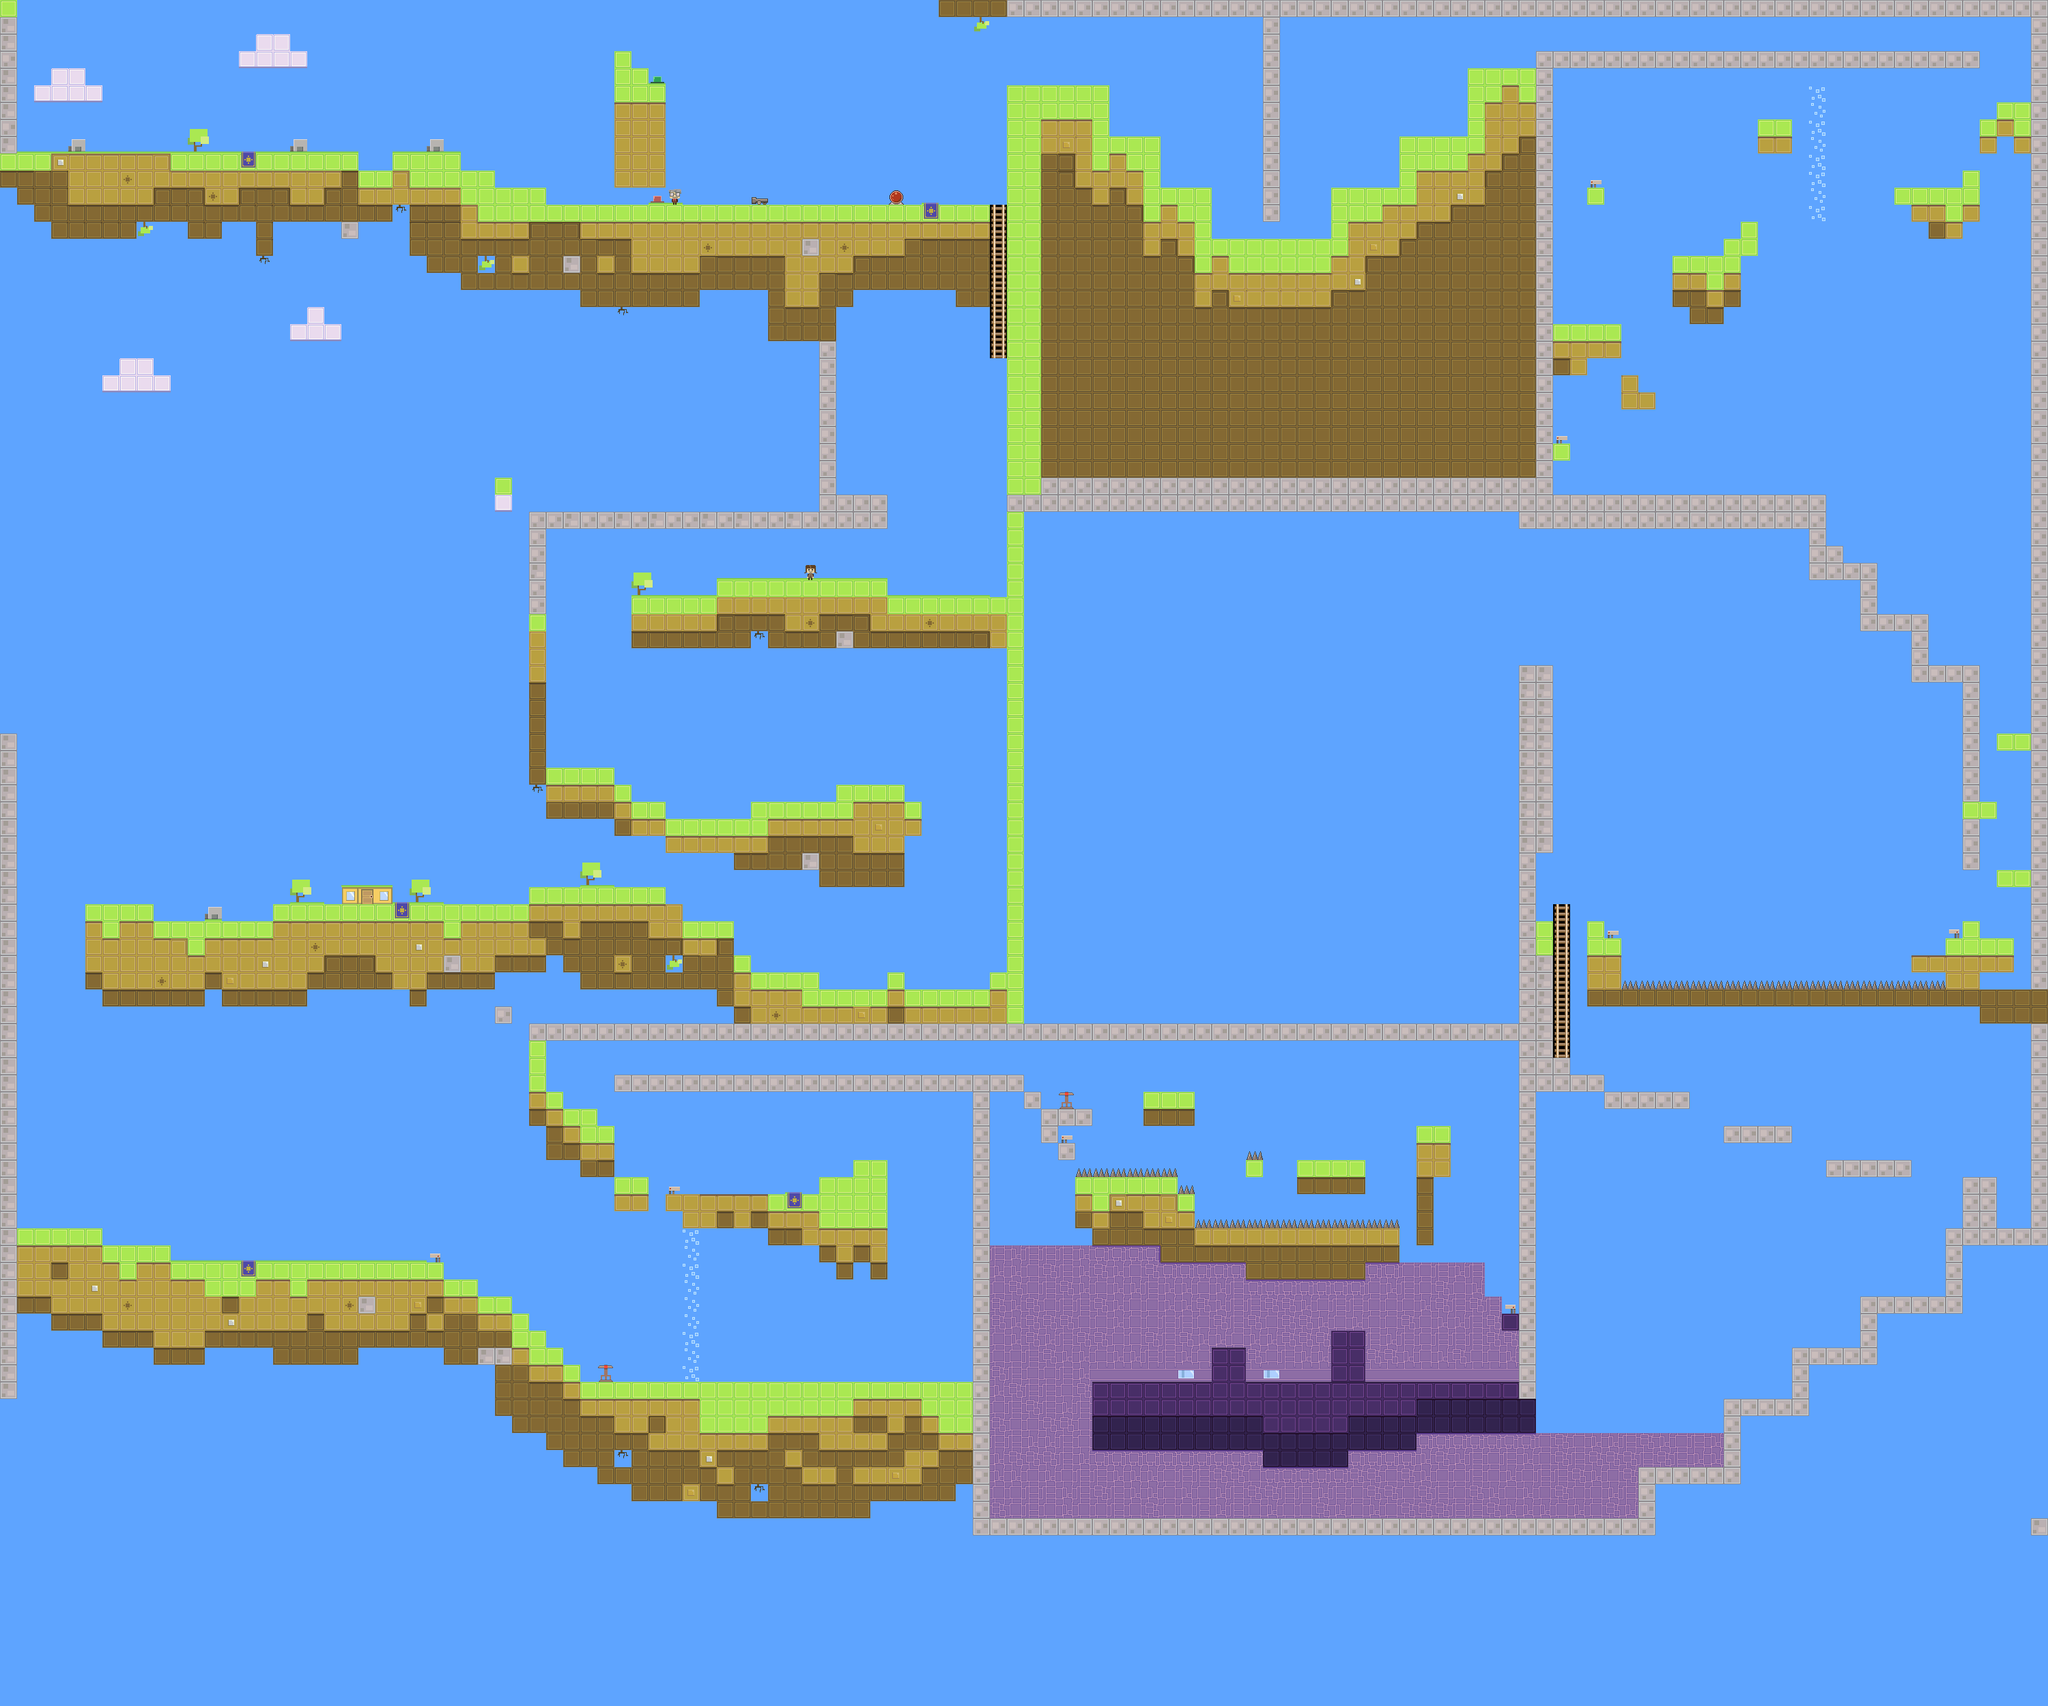

Tiled map render using the project's own tile images. Description and the map definition, with tile-layer contents summarised, below:
An orthogonal 120x100 tile map with 25x25 px tiles, 2 tile layers (nocollide, Map) and 106 objects.

<map version="1.0" orientation="orthogonal" width="120" height="100" tilewidth="25" tileheight="25">
 <tileset firstgid="1" name="ld27" tilewidth="25" tileheight="25">
  <image source="../images/ld27.png" width="500" height="300" />
 </tileset>
 <layer name="nocollide" width="120" height="100">
  <data>[12000 cells, 11982 non-empty, 39 distinct tile ids]</data>
 </layer>
 <layer name="Map" width="120" height="100">
  <data>[12000 cells, 2770 non-empty, 38 distinct tile ids]</data>
 </layer>
 <objectgroup name="ButtonOfDoom" width="120" height="100">
  <object gid="72" x="950" y="300" />
 </objectgroup>
 <objectgroup name="Professor" width="120" height="100">
  <object gid="73" x="975" y="300" />
 </objectgroup>
 <objectgroup name="NPC" width="120" height="100">
  <object gid="74" x="1175" y="850" />
 </objectgroup>
 <objectgroup name="Ladder" width="120" height="100">
  <object gid="50" x="1450" y="325" />
  <object gid="50" x="1450" y="350" />
  <object gid="50" x="1450" y="375" />
  <object gid="50" x="1450" y="400" />
  <object gid="50" x="1450" y="425" />
  <object gid="50" x="1450" y="450" />
  <object gid="50" x="1450" y="475" />
  <object gid="50" x="1450" y="500" />
  <object gid="50" x="1450" y="525" />
  <object gid="70" x="1350" y="2000" />
  <object gid="70" x="1350" y="1975" />
  <object gid="70" x="1350" y="1950" />
  <object gid="70" x="1350" y="1925" />
  <object gid="70" x="1350" y="1900" />
  <object gid="70" x="1350" y="1875" />
  <object gid="70" x="1350" y="1825" />
  <object gid="70" x="1350" y="1850" />
  <object gid="70" x="1350" y="1800" />
  <object gid="70" x="1350" y="1775" />
  <object gid="70" x="1350" y="1750" />
  <object gid="70" x="1350" y="1725" />
  <object gid="70" x="2275" y="1550" />
  <object gid="70" x="2275" y="1525" />
  <object gid="70" x="2275" y="1500" />
  <object gid="70" x="2275" y="1475" />
  <object gid="70" x="2275" y="1450" />
  <object gid="70" x="2275" y="1425" />
  <object gid="70" x="2275" y="1400" />
  <object gid="70" x="2275" y="1375" />
  <object gid="70" x="2275" y="1350" />
 </objectgroup>
 <objectgroup name="DoorJoke" width="120" height="100">
  <object gid="1" x="525" y="1325" />
 </objectgroup>
 <objectgroup name="Recharger" width="120" height="100">
  <object gid="130" x="1250" y="1150" />
  <object gid="130" x="75" y="1800" />
  <object gid="130" x="875" y="2025" />
  <object gid="130" x="1550" y="1625" />
  <object gid="130" x="2250" y="1350" />
  <object gid="130" x="2600" y="725" />
 </objectgroup>
 <objectgroup name="DeathLaser" width="120" height="100">
  <object gid="170" x="1100" y="300" />
 </objectgroup>
 <objectgroup name="ShooterLeft" width="120" height="100">
  <object gid="192" x="621" y="1857" />
  <object gid="192" x="2200" y="1925" />
  <object gid="192" x="2849" y="1378" />
 </objectgroup>
 <objectgroup name="NoEnergy" width="120" height="100">
  <object gid="190" x="1000" y="1825" />
  <object gid="190" x="1000" y="1850" />
  <object gid="190" x="1000" y="1875" />
  <object gid="190" x="1000" y="1900" />
  <object gid="190" x="1000" y="1925" />
  <object gid="190" x="1000" y="1950" />
  <object gid="190" x="1000" y="1975" />
  <object gid="190" x="1000" y="2000" />
  <object gid="190" x="1000" y="2025" />
  <object gid="190" x="2650" y="150" />
  <object gid="190" x="2650" y="175" />
  <object gid="190" x="2650" y="200" />
  <object gid="190" x="2650" y="225" />
  <object gid="190" x="2650" y="250" />
  <object gid="190" x="2650" y="275" />
  <object gid="190" x="2650" y="300" />
  <object gid="190" x="2650" y="325" />
 </objectgroup>
 <objectgroup name="ShooterRight" width="120" height="100">
  <object gid="193" x="975" y="1750" />
  <object gid="193" x="1550" y="1675" />
  <object gid="193" x="2350" y="1375" />
  <object gid="193" x="2275" y="650" />
  <object gid="193" x="2325" y="275" />
 </objectgroup>
 <objectgroup name="Spikes" width="120" height="100">
  <object gid="191" x="1575" y="1725" />
  <object gid="191" x="1600" y="1725" />
  <object gid="191" x="1625" y="1725" />
  <object gid="191" x="1650" y="1725" />
  <object gid="191" x="1675" y="1725" />
  <object gid="191" x="1700" y="1725" />
  <object gid="191" x="1725" y="1750" />
  <object gid="191" x="1825" y="1700" />
  <object gid="191" x="1750" y="1800" />
  <object gid="191" x="1775" y="1800" />
  <object gid="191" x="1800" y="1800" />
  <object gid="191" x="1825" y="1800" />
  <object gid="191" x="1850" y="1800" />
  <object gid="191" x="1875" y="1800" />
  <object gid="191" x="1900" y="1800" />
  <object gid="191" x="1925" y="1800" />
  <object gid="191" x="1950" y="1800" />
  <object gid="191" x="1975" y="1800" />
  <object gid="191" x="2000" y="1800" />
  <object gid="191" x="2025" y="1800" />
  <object gid="191" x="2375" y="1450" />
  <object gid="191" x="2400" y="1450" />
  <object gid="191" x="2425" y="1450" />
  <object gid="191" x="2450" y="1450" />
  <object gid="191" x="2475" y="1450" />
  <object gid="191" x="2500" y="1450" />
  <object gid="191" x="2550" y="1450" />
  <object gid="191" x="2525" y="1450" />
  <object gid="191" x="2575" y="1450" />
  <object gid="191" x="2600" y="1450" />
  <object gid="191" x="2625" y="1450" />
  <object gid="191" x="2650" y="1450" />
  <object gid="191" x="2675" y="1450" />
  <object gid="191" x="2700" y="1450" />
  <object gid="191" x="2725" y="1450" />
  <object gid="191" x="2750" y="1450" />
  <object gid="191" x="2775" y="1450" />
  <object gid="191" x="2800" y="1450" />
  <object gid="191" x="2825" y="1450" />
 </objectgroup>
 <objectgroup name="Treasure" width="120" height="100">
  <object gid="194" x="1850" y="350" />
 </objectgroup>
</map>
